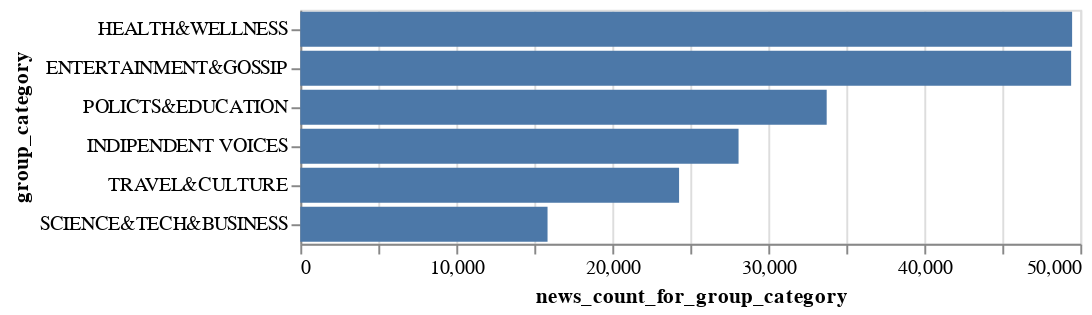

Here is the notebook cell this chart was saved with:
### Code cell
alt.Chart(news_group_category).mark_bar().encode(
    alt.X(field='news_count_for_group_category',type='quantitative'),
    alt.Y(
        field='group_category',
        type='nominal',  
        sort= alt.EncodingSortField(field='news_count_for_group_category',order='descending')
        )
)

### Figure 1 — Vega-Lite specification as saved in the notebook (floating-point values rounded to 4 significant figures)
{"config": {"view": {"continuousWidth": 400, "continuousHeight": 300}}, "data": {"name": "data-5aab2351c180fb0423a41b50ae2c0cc3"}, "mark": "bar", "encoding": {"x": {"type": "quantitative", "field": "news_count_for_group_category"}, "y": {"type": "nominal", "field": "group_category", "sort": {"field": "news_count_for_group_category", "order": "descending"}}}, "$schema": "https://vega.github.io/schema/vega-lite/v4.8.1.json", "datasets": {"data-5aab2351c180fb0423a41b50ae2c0cc3": [{"group_category": "HEALTH&WELLNESS", "news_count_for_group_category": 49475}, {"group_category": "ENTERTAINMENT&GOSSIP", "news_count_for_group_category": 49412}, {"group_category": "POLICTS&EDUCATION", "news_count_for_group_category": 33743}, {"group_category": "INDIPENDENT VOICES", "news_count_for_group_category": 28093}, {"group_category": "TRAVEL&CULTURE", "news_count_for_group_category": 24281}, {"group_category": "SCIENCE&TECH&BUSINESS", "news_count_for_group_category": 15849}]}}
